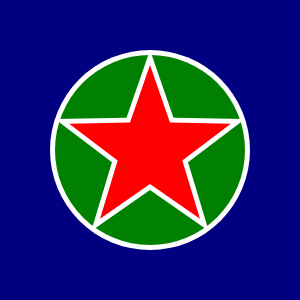
Frame 1 (no input)
Frame 60 (no input): identical to frame 1, image omitted
Frame 120 (the mouse pressed at the canvas centre since frame 60): identical to frame 1, image omitted

The p5.js sketch that drew this single still picture (run headless with seeded random() and noise() and a simulated clock; from frame 60 on, the mouse is pressed at the canvas centre):

// p5.js sketch
// ── sketch.js
function setup() {
  createCanvas(300, 300);
}

//star function from p5.js documentation
// p5js.org/examples/form-star.html
function star(x, y, radius1, radius2, npoints) {
  let angle = TWO_PI / npoints;
  let halfAngle = angle / 2.0;
  beginShape();
  for (let a = 0; a < TWO_PI; a += angle) {
    let sx = x + cos(a) * radius2;
    let sy = y + sin(a) * radius2;
    vertex(sx, sy);
    sx = x + cos(a + halfAngle) * radius1;
    sy = y + sin(a + halfAngle) * radius1;
    vertex(sx, sy);
  }
  endShape(CLOSE);
}

function draw() {
  background(0, 0, 128);
  noStroke();

  wh = color(255, 255, 255);
  gr = color(0, 128, 0);
  r = color(255, 0, 0);

  fill(wh);
  circle(150, 150, 200, 200);
  fill(gr);
  circle(150, 150, 190, 190);
  
  fill(wh);
  translate(150, 150);
  rotate(PI / 2)
  star(0, 0, 100, 40, 5);
  fill(r);
  star(0, 0, 85, 34, 5);

  
}
